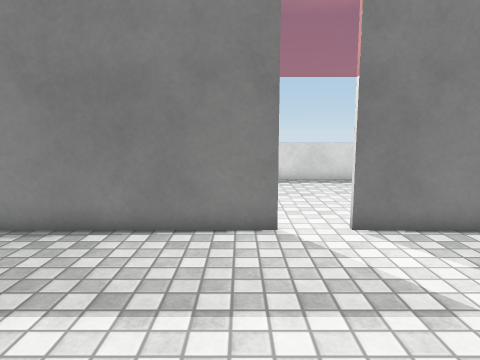
View 1 (above)

15 first-person views from a walk through a Unity game level. The camera is 1.3 m above the floor, tilts 8° down and sees 70° across. The floor is counted in squares, 0.5 m on a side. Each view is taken from the middle of a square. On the plan, view 1 faces up. The plan holds only what a view shows up to about 20 squares ahead; the rest is blank. The player is left out. Door leaves are left out, so doorways stand open. Surface patterns are stand-ins for the level's own textures.

View 2
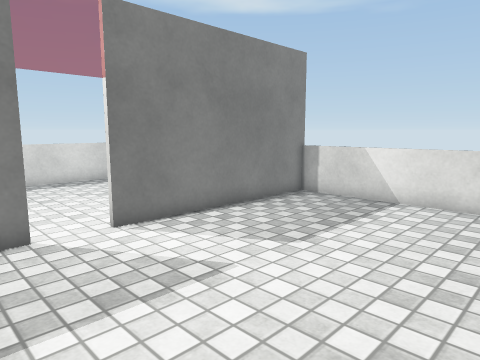

View 3
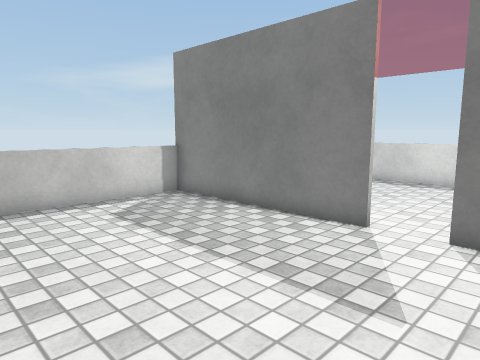

View 4
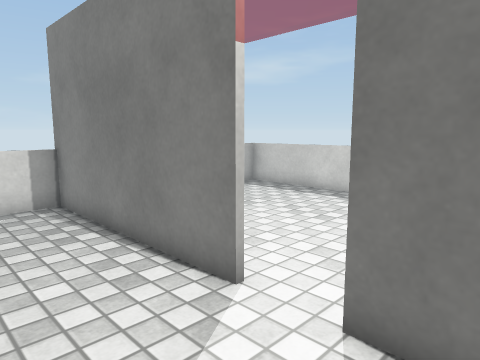

View 5
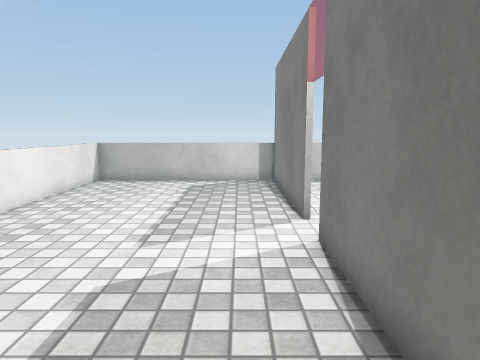

View 6
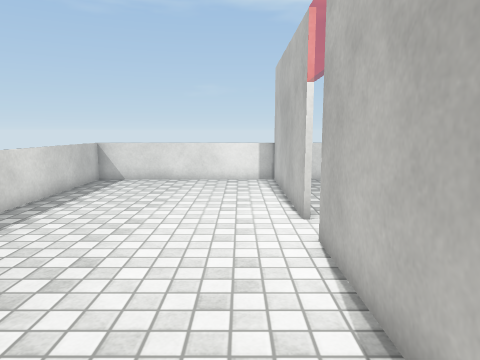

View 7
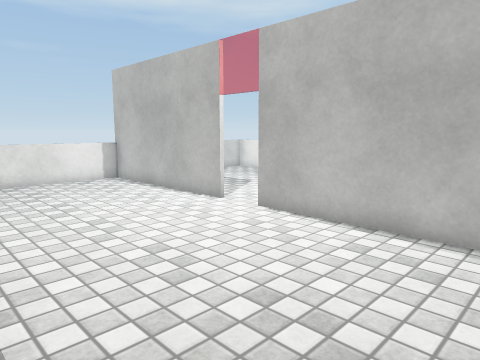

View 8
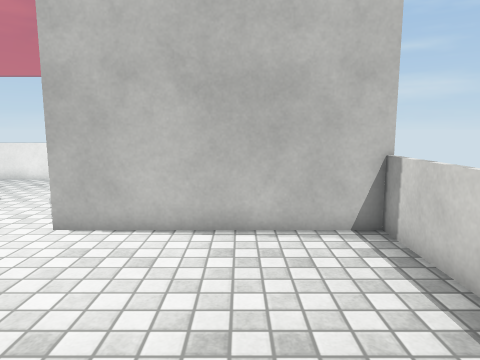

View 9
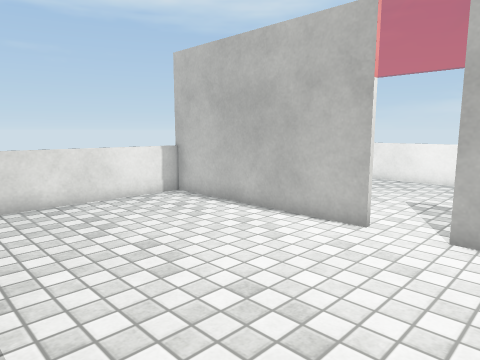

View 10
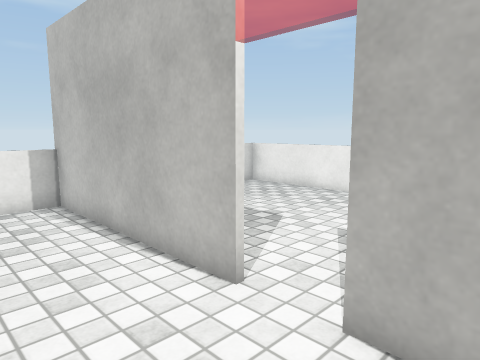

View 11
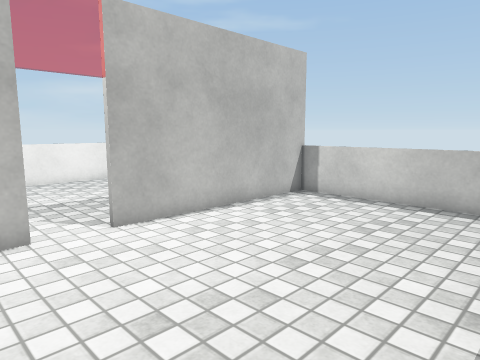

View 12
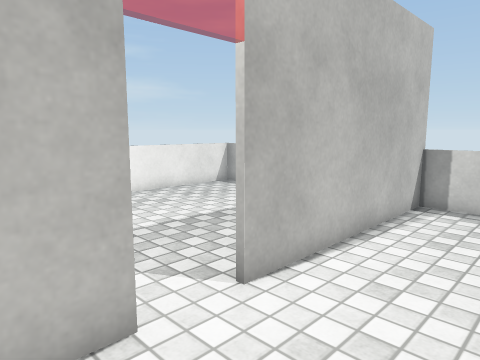

View 13
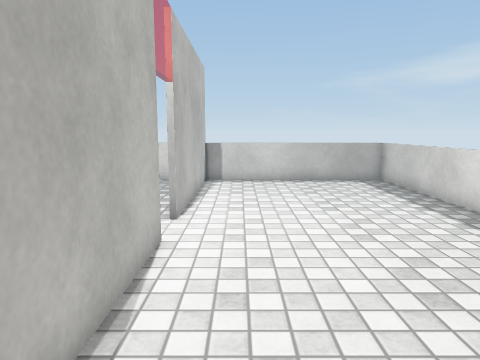

View 14
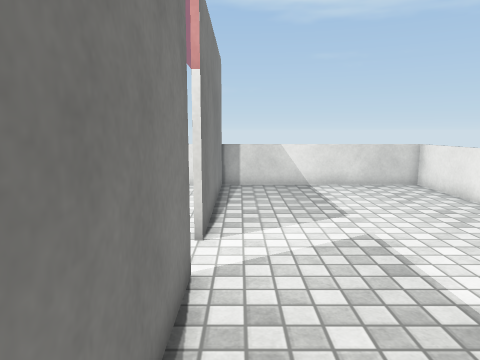

View 15
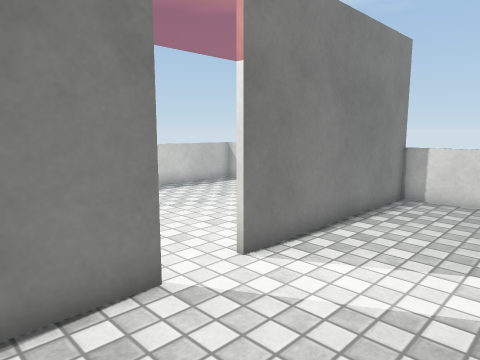

### Floor plan
Points are (right, up) in squares from view 1. A wall is a line through its corners. A room is listed if a view was taken in it or the views show most of it. See-through windows are left out.
Room 1 (views 1, 2, 3, 4, 5, 14, 15)
walls: (1.1, 8.9) (-8, 8.9); (12.1, 8.9) (3, 8.9)
low walls: (3.1, -0.8) (11.8, -0.8) (11.8, 9); (-7.8, 9) (-7.8, -0.8) (0.9, -0.8)
ways out: open door at (2, 9) to room 2
Room 2 (views 6, 7, 8, 9, 10, 11, 12, 13)
walls: (2.9, 9.1) (12, 9.1); (-8.1, 9.1) (1, 9.1)
low walls: (11.8, 9) (11.8, 18.8) (-7.8, 18.8) (-7.8, 9)
ways out: open door at (2, 9) to room 1

Positions as (right, up) in squares from view 1, and headings:
1: (0, 0), facing up
2: (-1, 0), facing up-right
3: (5, 0), facing up-left
4: (5, 5), facing up-left
5: (11, 7), facing left
6: (-7, 11), facing right
7: (-7, 18), facing down-right
8: (-4, 18), facing down
9: (-1, 18), facing down-right
10: (-1, 13), facing down-right
11: (5, 18), facing down-left
12: (5, 13), facing down-left
13: (11, 11), facing left
14: (-5, 8), facing right
15: (-2, 4), facing up-right
